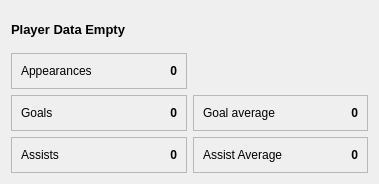
<?xml version="1.0" encoding="UTF-8"?>
<ui version="4.0">
 <class>PlayerDetailDialog</class>
 <widget class="QDialog" name="PlayerDetailDialog">
  <property name="geometry">
   <rect>
    <x>0</x>
    <y>0</y>
    <width>379</width>
    <height>184</height>
   </rect>
  </property>
  <property name="minimumSize">
   <size>
    <width>379</width>
    <height>184</height>
   </size>
  </property>
  <property name="maximumSize">
   <size>
    <width>379</width>
    <height>184</height>
   </size>
  </property>
  <property name="windowTitle">
   <string>Player Details</string>
  </property>
  <layout class="QGridLayout" name="gridLayout">
   <item row="2" column="1">
    <widget class="QFrame" name="frameGoalAverage">
     <property name="frameShape">
      <enum>QFrame::StyledPanel</enum>
     </property>
     <layout class="QHBoxLayout" name="horizontalLayout_4">
      <item>
       <widget class="QLabel" name="labelGoalAverage">
        <property name="text">
         <string>Goal average</string>
        </property>
       </widget>
      </item>
      <item>
       <widget class="QLabel" name="labelGoalAverageVal">
        <property name="font">
         <font>
          <weight>75</weight>
          <bold>true</bold>
         </font>
        </property>
        <property name="text">
         <string>0</string>
        </property>
        <property name="alignment">
         <set>Qt::AlignRight|Qt::AlignTrailing|Qt::AlignVCenter</set>
        </property>
       </widget>
      </item>
     </layout>
    </widget>
   </item>
   <item row="0" column="0">
    <widget class="QLabel" name="labelName">
     <property name="font">
      <font>
       <pointsize>10</pointsize>
       <weight>75</weight>
       <bold>true</bold>
      </font>
     </property>
     <property name="text">
      <string>Player Data Empty</string>
     </property>
     <property name="margin">
      <number>6</number>
     </property>
    </widget>
   </item>
   <item row="2" column="0">
    <widget class="QFrame" name="frameGoals">
     <property name="frameShape">
      <enum>QFrame::StyledPanel</enum>
     </property>
     <layout class="QHBoxLayout" name="horizontalLayout_2">
      <item>
       <widget class="QLabel" name="labelGoals">
        <property name="text">
         <string>Goals</string>
        </property>
       </widget>
      </item>
      <item>
       <widget class="QLabel" name="labelGoalsVal">
        <property name="font">
         <font>
          <weight>75</weight>
          <bold>true</bold>
         </font>
        </property>
        <property name="text">
         <string>0</string>
        </property>
        <property name="alignment">
         <set>Qt::AlignRight|Qt::AlignTrailing|Qt::AlignVCenter</set>
        </property>
       </widget>
      </item>
     </layout>
    </widget>
   </item>
   <item row="3" column="0">
    <widget class="QFrame" name="frameAssists">
     <property name="frameShape">
      <enum>QFrame::StyledPanel</enum>
     </property>
     <layout class="QHBoxLayout" name="horizontalLayout_3">
      <item>
       <widget class="QLabel" name="labelAssists">
        <property name="text">
         <string>Assists</string>
        </property>
       </widget>
      </item>
      <item>
       <widget class="QLabel" name="labelAssistsVal">
        <property name="font">
         <font>
          <weight>75</weight>
          <bold>true</bold>
         </font>
        </property>
        <property name="text">
         <string>0</string>
        </property>
        <property name="alignment">
         <set>Qt::AlignRight|Qt::AlignTrailing|Qt::AlignVCenter</set>
        </property>
       </widget>
      </item>
     </layout>
    </widget>
   </item>
   <item row="1" column="0">
    <widget class="QFrame" name="frameAppearances">
     <property name="frameShape">
      <enum>QFrame::StyledPanel</enum>
     </property>
     <layout class="QHBoxLayout" name="horizontalLayout">
      <item>
       <widget class="QLabel" name="labelAppearances">
        <property name="text">
         <string>Appearances</string>
        </property>
       </widget>
      </item>
      <item>
       <widget class="QLabel" name="labelAppearancesVal">
        <property name="font">
         <font>
          <weight>75</weight>
          <bold>true</bold>
         </font>
        </property>
        <property name="text">
         <string>0</string>
        </property>
        <property name="alignment">
         <set>Qt::AlignRight|Qt::AlignTrailing|Qt::AlignVCenter</set>
        </property>
       </widget>
      </item>
     </layout>
    </widget>
   </item>
   <item row="3" column="1">
    <widget class="QFrame" name="frameAssistAverage">
     <property name="frameShape">
      <enum>QFrame::StyledPanel</enum>
     </property>
     <layout class="QHBoxLayout" name="horizontalLayout_5">
      <item>
       <widget class="QLabel" name="labelAssistAverage">
        <property name="text">
         <string>Assist Average</string>
        </property>
       </widget>
      </item>
      <item>
       <widget class="QLabel" name="labelAssistAverageVal">
        <property name="font">
         <font>
          <weight>75</weight>
          <bold>true</bold>
         </font>
        </property>
        <property name="text">
         <string>0</string>
        </property>
        <property name="alignment">
         <set>Qt::AlignRight|Qt::AlignTrailing|Qt::AlignVCenter</set>
        </property>
       </widget>
      </item>
     </layout>
    </widget>
   </item>
  </layout>
 </widget>
 <resources/>
 <connections/>
</ui>
